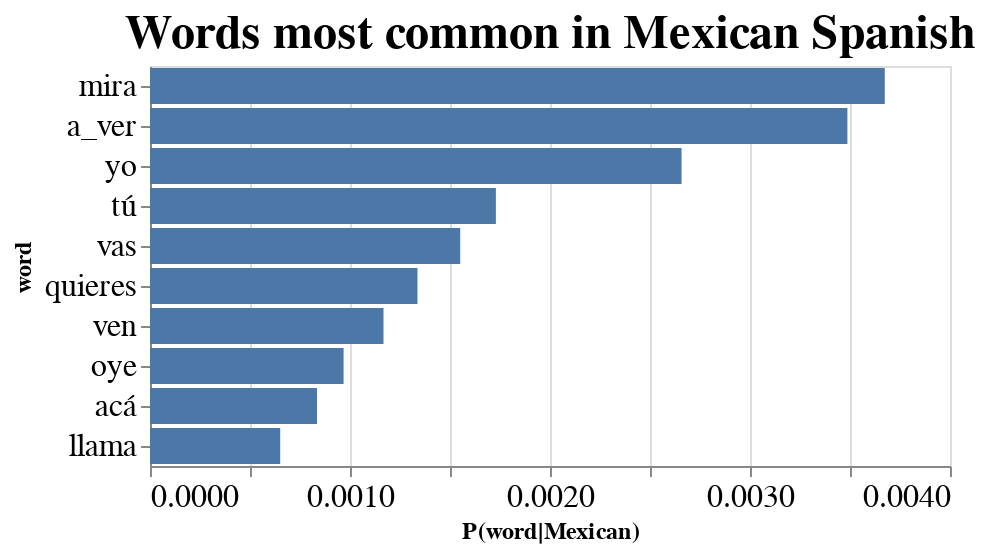

The notebook cell saved with this chart:
### Markdown cell above
###### figure

### Code cell
data = mex_wordprob

alt.Chart(data).mark_bar().encode(
    x = 'P(word|Mexican):Q',
    y = alt.Y('word:N', sort = '-x')
).properties(title="Words most common in Mexican Spanish"
).configure_title(fontSize=24
).configure_axis(
    titleFontSize=12,
    labelFontSize=16
)

### Figure 1 — Vega-Lite specification as saved in the notebook (floating-point values rounded to 4 significant figures)
{"config": {"view": {"continuousWidth": 400, "continuousHeight": 300}, "axis": {"labelFontSize": 16, "titleFontSize": 12}, "title": {"fontSize": 24}}, "data": {"name": "data-77bef0fda53531cbd66d8beb1ee7969e"}, "mark": "bar", "encoding": {"x": {"type": "quantitative", "field": "P(word|Mexican)"}, "y": {"type": "nominal", "field": "word", "sort": "-x"}}, "title": "Words most common in Mexican Spanish", "$schema": "https://vega.github.io/schema/vega-lite/v4.8.1.json", "datasets": {"data-77bef0fda53531cbd66d8beb1ee7969e": [{"log_probability": -5.607, "word": "mira", "P(word|Mexican)": 0.003674}, {"log_probability": -5.659, "word": "a_ver", "P(word|Mexican)": 0.003487}, {"log_probability": -5.93, "word": "yo", "P(word|Mexican)": 0.002658}, {"log_probability": -6.36, "word": "tú", "P(word|Mexican)": 0.001729}, {"log_probability": -6.469, "word": "vas", "P(word|Mexican)": 0.001551}, {"log_probability": -6.617, "word": "quieres", "P(word|Mexican)": 0.001337}, {"log_probability": -6.753, "word": "ven", "P(word|Mexican)": 0.001168}, {"log_probability": -6.94, "word": "oye", "P(word|Mexican)": 0.000968}, {"log_probability": -7.088, "word": "acá", "P(word|Mexican)": 0.000835}, {"log_probability": -7.337, "word": "llama", "P(word|Mexican)": 0.000651}]}}
